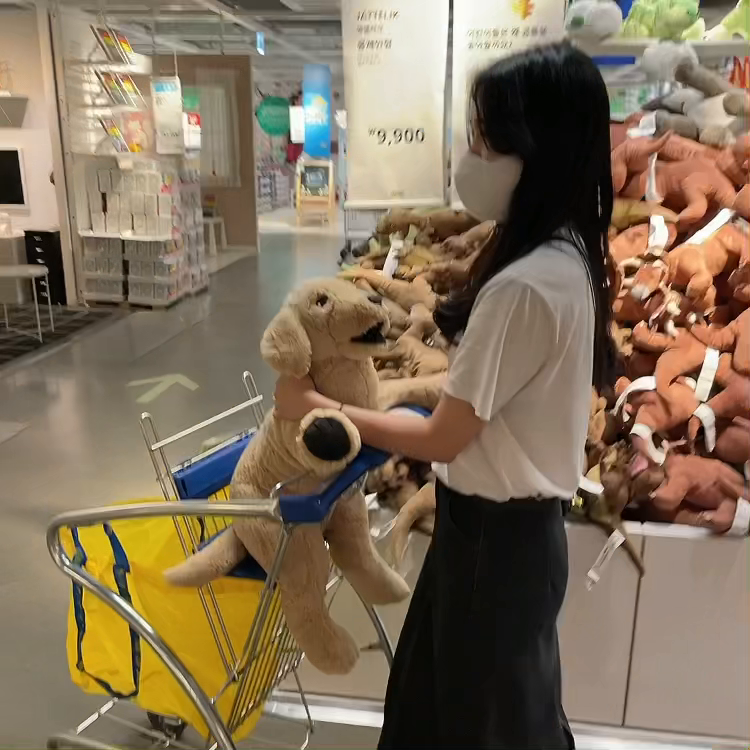
#> input picture frame 8 of PROJECT_OPENCV/Me_in_IKEA.mp4, 750 x 750 px, given in place of the camera
$ python EyeTracking2.py
#> lines starting #> are read from the running program, lines starting #| are printed output that depends on the picture; after the words box and inside, x2 and y2 are one past the last pixel; in counts of white or black regions, pixels touching at a corner belong together
import cv2
cap = cv2.VideoCapture(0)

#load classifiers
face_classifier = cv2.CascadeClassifier('.\opencv-master\data\haarcascades\haarcascade_frontalface_default.xml')
lefteye_classifier = cv2.CascadeClassifier('.\opencv-master\data\haarcascades\haarcascade_lefteye_2splits.xml')
righteye_classifier = cv2.CascadeClassifier( '.\opencv-master\data\haarcascades\haarcascade_righteye_2splits.xml')
mouth_classifier = cv2.CascadeClassifier('.\opencv-master\data\haarcascades\haarcascade_smile.xml')

# Grab the width and height of the input video
frame_width = cap.get(cv2.CAP_PROP_FRAME_WIDTH)
frame_height = cap.get(cv2.CAP_PROP_FRAME_HEIGHT)
print("size: {0} x {1}".format(frame_width, frame_height))

# Create the video writer
fourcc = cv2.VideoWriter_fourcc(*'XVID')
out = cv2.VideoWriter('tracking result.avi',fourcc, 30.0, (int(frame_width),int(frame_height)))

while cap.isOpened():

    # 카메라 프레임 읽기
    success, frame = cap.read()
#> frame is the input picture: shape (750, 750, 3); mean B, G, R 90.8, 113.5, 130.9
    if not success:
        break

    if success:
        gray = cv2.cvtColor(frame, cv2.COLOR_BGR2GRAY)
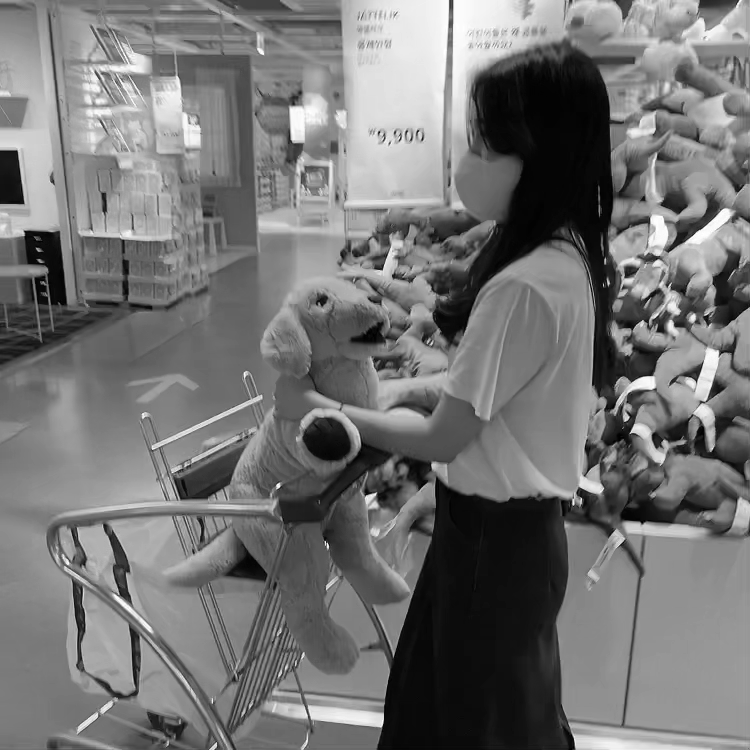
#> gray: shape (750, 750); min 0, max 255, mean 116.1
        faces = face_classifier.detectMultiScale(gray, 1.1, 6)
#> faces = [[590, 249, 60, 60]]
        for (x, y, w, h) in faces:
            cv2.rectangle(frame, (x, y), (x + w, y + h), (0, 0, 255), 2)
            # Select the region of the face, both gray and RGB
            roi_gray = gray[y:y + h, x:x + w]
            roi_color = frame[y:y + h, x:x + w]
#> this loop made 1 pass
#> pass 1, `roi_gray = gray[y:y + h, x:x + w]`:
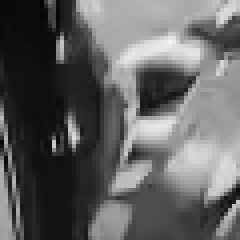
#> roi_gray: shape (60, 60) (shown 4 times larger); min 4, max 244, mean 97
#> pass 1, `roi_color = frame[y:y + h, x:x + w]`:
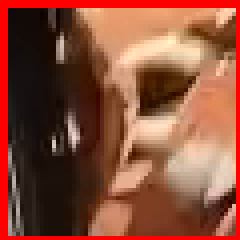
#> roi_color: shape (60, 60, 3) (shown 4 times larger); mean B, G, R 57.9, 78.4, 139
#> after the loop:
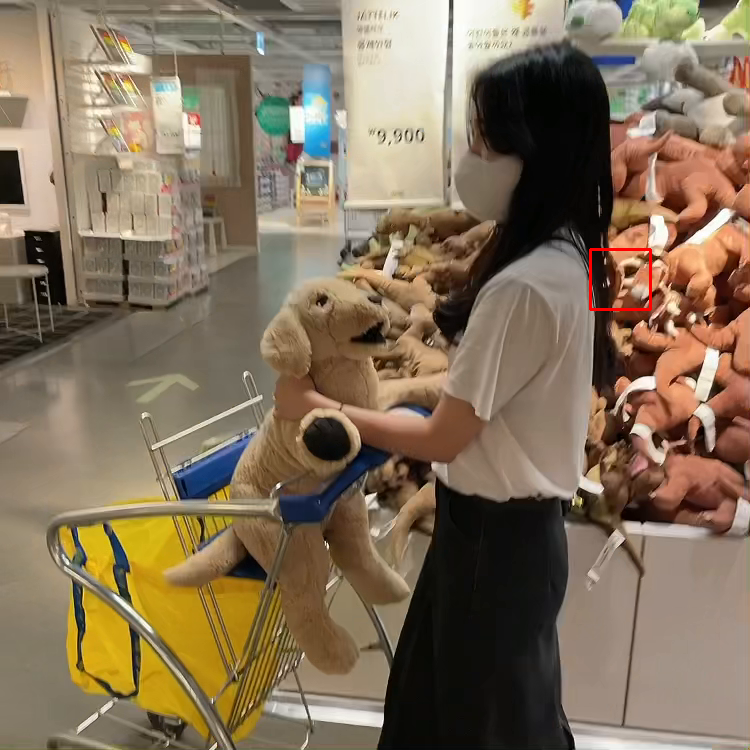
#> frame: shape (750, 750, 3); 0.13% of pixels changed, all inside (x1, y1, x2, y2) = (589, 248, 652, 311)

            # Detect the left eye and draw a circle around it
        lefteye = lefteye_classifier.detectMultiScale(roi_gray, 1.1, 10)
#> lefteye = ()
        for (ex, ey, ew, eh) in lefteye:
            cv2.circle(roi_color, ((ex + ex + ew) // 2, (ey + ey + eh) // 2), 10, (255, 255, 0), 1)
#> this loop made 0 passes

            # Detect the right eye and draw a cricle around it also
        righteye = righteye_classifier.detectMultiScale(roi_gray, 1.1, 10)
#> righteye = ()
        for (ex, ey, ew, eh) in righteye:
            cv2.circle(roi_color, ((ex + ex + ew) // 2, (ey + ey + eh) // 2), 10, (255, 0, 255), 1)

            # Detect smile and draw rectangle around it
        mouth = mouth_classifier.detectMultiScale(roi_gray, 1.8, 20)
#> mouth = ()
        for (sx, sy, sw, sh) in mouth:
            cv2.rectangle(roi_color, (sx, sy), (sx + sw, sy + sh), (255, 0, 0), 2)

        cv2.imshow('Camera Window', frame)
        # Save the new video
        out.write(frame)
        print("Recording now......")

        if cv2.waitKey(1) & 0xFF == ord('q'):
#> (key q is pressed here)
            break

    else:
        break

# Close all opened files and save them
cap.release()
out.release()
cv2.destroyAllWindows()
